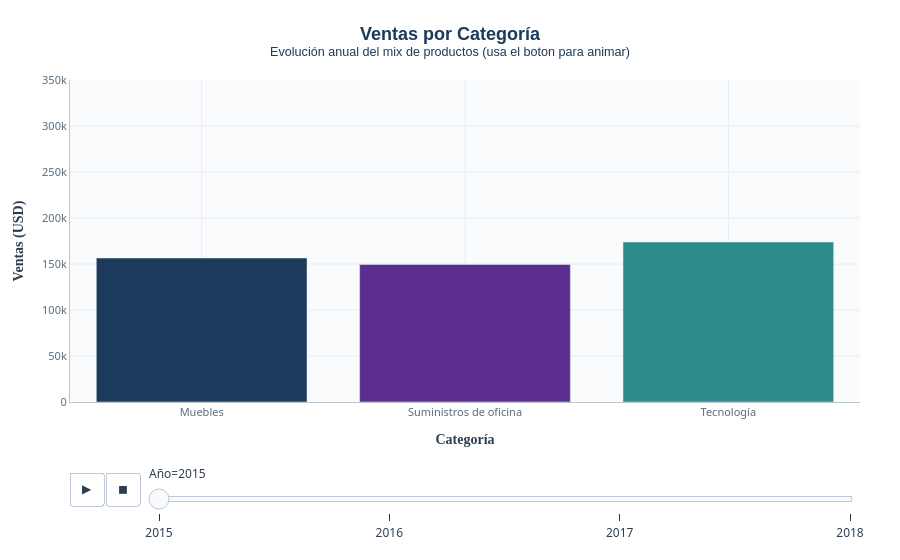

The notebook cell this image was saved under:
### Markdown cell above
### 3.2 Ventas por categoría de producto

### Code cell
# Ventas por categoría con animación por año
ventas_cat_anual = df.groupby(['Order Year', 'Categoría'])['Sales'].sum().reset_index()
ventas_cat_anual.columns = ['Año', 'Categoría', 'Ventas']
ventas_cat_anual['Año'] = ventas_cat_anual['Año'].astype(str)

fig2 = px.bar(
    ventas_cat_anual,
    x='Categoría',
    y='Ventas',
    color='Categoría',
    animation_frame='Año',
    title='<b>Ventas por Categoría</b><br><sup>Evolución anual del mix de productos (usa el boton para animar)</sup>',
    labels={'Ventas': '<b>Ventas (USD)</b>', 'Categoría': '<b>Categoría</b>'},
    color_discrete_sequence=['#1B3A5C', '#5B2D8E', '#2E8B8B']
)

fig2.update_layout(**LAYOUT_PROFESIONAL)
fig2.update_layout(showlegend=False, yaxis_range=[0, 350000])

fig2.show()

### Figure 1 — Plotly figure (JSON) as saved in the notebook; plotly's stock layout.template omitted (floating-point values rounded to 4 significant figures)
{"data": [{"hovertemplate": "<b>Categoría</b>=%{x}<br>Año=2015<br><b>Ventas (USD)</b>=%{y}<extra></extra>", "legendgroup": "Muebles", "marker": {"color": "#1B3A5C", "pattern": {"shape": ""}}, "name": "Muebles", "orientation": "v", "showlegend": true, "textposition": "auto", "type": "bar", "x": ["Muebles"], "xaxis": "x", "y": [156500.0], "yaxis": "y"}, {"hovertemplate": "<b>Categoría</b>=%{x}<br>Año=2015<br><b>Ventas (USD)</b>=%{y}<extra></extra>", "legendgroup": "Suministros de oficina", "marker": {"color": "#5B2D8E", "pattern": {"shape": ""}}, "name": "Suministros de oficina", "orientation": "v", "showlegend": true, "textposition": "auto", "type": "bar", "x": ["Suministros de oficina"], "xaxis": "x", "y": [149500.0], "yaxis": "y"}, {"hovertemplate": "<b>Categoría</b>=%{x}<br>Año=2015<br><b>Ventas (USD)</b>=%{y}<extra></extra>", "legendgroup": "Tecnología", "marker": {"color": "#2E8B8B", "pattern": {"shape": ""}}, "name": "Tecnología", "orientation": "v", "showlegend": true, "textposition": "auto", "type": "bar", "x": ["Tecnología"], "xaxis": "x", "y": [173900.0], "yaxis": "y"}], "layout": {"barmode": "relative", "font": {"color": "#2C3E50", "family": "Segoe UI, Arial", "size": 12}, "hoverlabel": {"bgcolor": "white", "font": {"family": "Segoe UI", "size": 12}}, "legend": {"title": {"text": "<b>Categoría</b>"}, "tracegroupgap": 0}, "margin": {"b": 60, "l": 70, "r": 40, "t": 80}, "paper_bgcolor": "white", "plot_bgcolor": "#FAFBFD", "showlegend": false, "sliders": [{"active": 0, "currentvalue": {"prefix": "Año="}, "len": 0.9, "pad": {"b": 10, "t": 60}, "steps": [{"args": [["2015"], {"frame": {"duration": 0, "redraw": true}, "fromcurrent": true, "mode": "immediate", "transition": {"duration": 0, "easing": "linear"}}], "label": "2015", "method": "animate"}, {"args": [["2016"], {"frame": {"duration": 0, "redraw": true}, "fromcurrent": true, "mode": "immediate", "transition": {"duration": 0, "easing": "linear"}}], "label": "2016", "method": "animate"}, {"args": [["2017"], {"frame": {"duration": 0, "redraw": true}, "fromcurrent": true, "mode": "immediate", "transition": {"duration": 0, "easing": "linear"}}], "label": "2017", "method": "animate"}, {"args": [["2018"], {"frame": {"duration": 0, "redraw": true}, "fromcurrent": true, "mode": "immediate", "transition": {"duration": 0, "easing": "linear"}}], "label": "2018", "method": "animate"}], "x": 0.1, "xanchor": "left", "y": 0, "yanchor": "top"}], "title": {"font": {"color": "#1B3A5C", "family": "Segoe UI Semibold, Arial", "size": 18}, "text": "<b>Ventas por Categoría</b><br><sup>Evolución anual del mix de productos (usa el boton para animar)</sup>", "x": 0.5, "xanchor": "center"}, "updatemenus": [{"buttons": [{"args": [null, {"frame": {"duration": 500, "redraw": true}, "fromcurrent": true, "mode": "immediate", "transition": {"duration": 500, "easing": "linear"}}], "label": "&#9654;", "method": "animate"}, {"args": [[null], {"frame": {"duration": 0, "redraw": true}, "fromcurrent": true, "mode": "immediate", "transition": {"duration": 0, "easing": "linear"}}], "label": "&#9724;", "method": "animate"}], "direction": "left", "pad": {"r": 10, "t": 70}, "showactive": false, "type": "buttons", "x": 0.1, "xanchor": "right", "y": 0, "yanchor": "top"}], "xaxis": {"anchor": "y", "categoryarray": ["Muebles", "Suministros de oficina", "Tecnología"], "categoryorder": "array", "domain": [0, 1], "gridcolor": "#E8ECF0", "linecolor": "#BDC3C7", "linewidth": 1, "showline": true, "tickfont": {"color": "#5A6C7D", "size": 11}, "title": {"font": {"color": "#2C3E50", "family": "Segoe UI Semibold", "size": 14}, "text": "<b>Categoría</b>"}}, "yaxis": {"anchor": "x", "domain": [0, 1], "gridcolor": "#E8ECF0", "linecolor": "#BDC3C7", "linewidth": 1, "range": [0, 350000], "showline": true, "tickfont": {"color": "#5A6C7D", "size": 11}, "title": {"font": {"color": "#2C3E50", "family": "Segoe UI Semibold", "size": 14}, "text": "<b>Ventas (USD)</b>"}}}}
